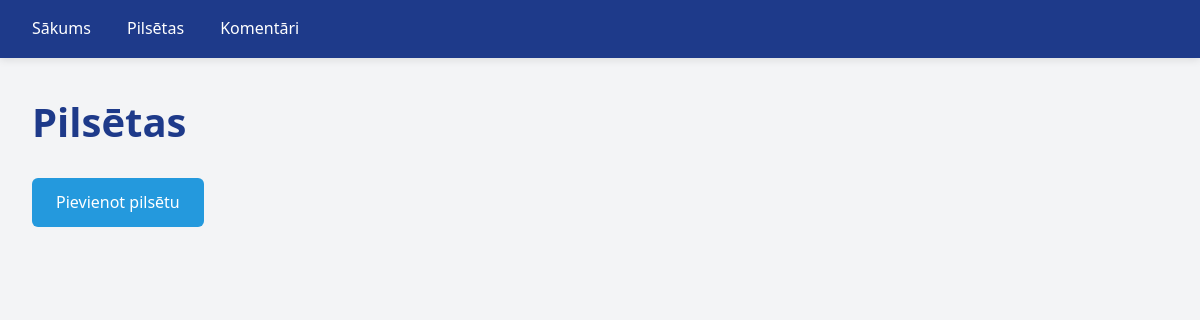
The app's page /pilsetas, older data.
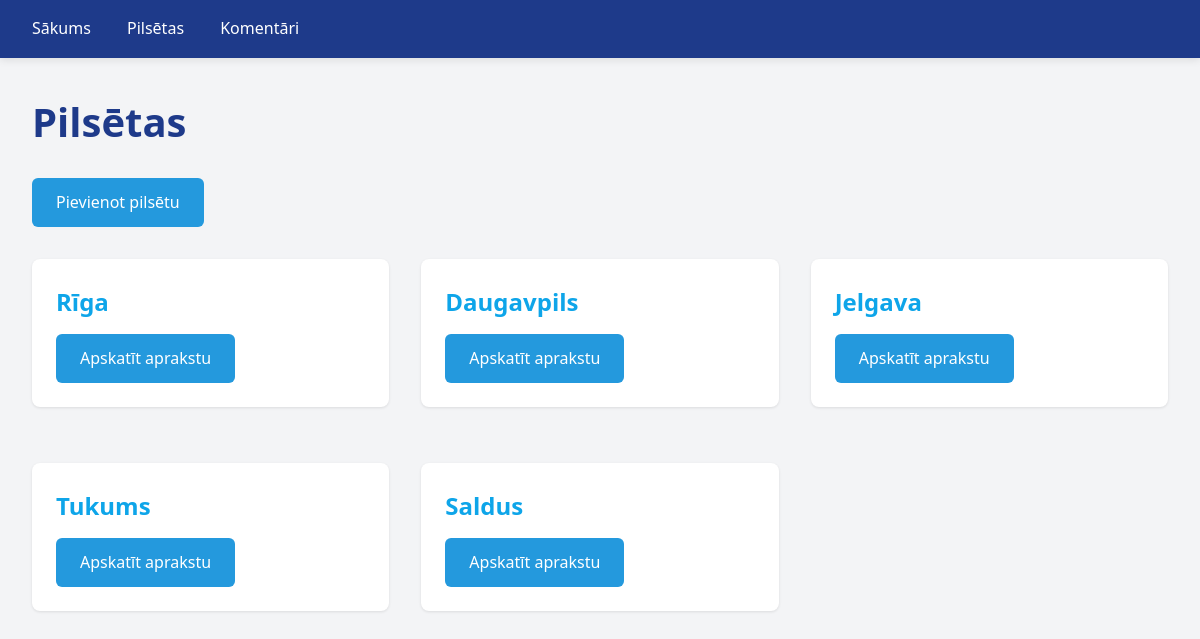
The same page, newer data.
### tables this page shows
CREATE TABLE pilsetas (
	id INTEGER NOT NULL PRIMARY KEY AUTOINCREMENT,
	nosaukums TEXT NOT NULL,
	statistika_id INTEGER,
	CONSTRAINT pilsetas_statistika_FK FOREIGN KEY (statistika_id) REFERENCES statistika(id) ON DELETE SET NULL
);

### app.py (the view, shortened to what this page needs)
@app.route("/pilsetas", methods=["GET", "POST"])
def pilsetas():
    conn = get_db_connection()
    pilsetas = conn.execute("SELECT * FROM pilsetas").fetchall()
    conn.close()
    return render_template("pilsetas_index.html", pilsetas=pilsetas)

### app.py (called while the page is built)
def get_db_connection():
    db = Path(__file__).parent / "db.sqlite"
    conn = sqlite3.connect(db)
    conn.row_factory = sqlite3.Row
    return conn

### templates/pilsetas_index.html (shortened to what this page needs)
{% extends "base.html" %}
{% block content %}
  <h1>Pilsētas</h1>
  <div class="mb-4">
    <a href="/pilsetas/create" class="btn btn-primary">Pievienot pilsētu</a>
  </div>
  <div class="grid">
    {% for pilseta in pilsetas %}
      <div class="card">
        <h3>{{pilseta["nosaukums"]}}</h3>
        <a href="/pilsetas/{{pilseta['id']}}" class="btn btn-primary btn-small">Apskatīt aprakstu</a>
      </div>
    {% endfor %}
  </div>
{% endblock %}

### templates/base.html (shortened to what this page needs)
<!DOCTYPE html>
<html lang="lv">
<head>
<link rel="stylesheet" href="{{ url_for('static', filename='style.css') }}">
</head>
<body>
<header>
  <a href="/">Sākums</a>
  <a href="/pilsetas">Pilsētas</a>
  <a href="/komentari">Komentāri</a>
</header>
<main>
{% block content %}{% endblock %}
</main>
</body>
</html>

### static/style.css (style rules this page uses)
* { margin: 0; padding: 0; box-sizing: border-box; }
:root { --primary-color: #1e3a8a; --secondary-color: #0ea5e9; --accent-color: #f97316; --text-color: #1f2937; --light-bg: #f3f4f6; --white: #ffffff; --border-color: #e5e7eb; --success-color: #10b981; --danger-color: #ef4444; }
body { font-family: 'Segoe UI', Tahoma, Geneva, Verdana, sans-serif; color: var(--text-color); background-color: var(--light-bg); line-height: 1.6; }
header { background-color: var(--primary-color); color: var(--white); padding: 1rem 2rem; box-shadow: 0 2px 8px rgba(0, 0, 0, 0.1); position: sticky; top: 0; z-index: 100; }
header a { color: var(--white); text-decoration: none; margin-right: 2rem; font-weight: 500; transition: color 0.3s ease; font-size: 1rem; }
main { max-width: 1200px; margin: 2rem auto; padding: 0 2rem; }
h1 { color: var(--primary-color); margin-bottom: 1.5rem; font-size: 2.5rem; }
h3 { color: var(--secondary-color); margin-top: 1.25rem; margin-bottom: 0.75rem; font-size: 1.5rem; }
button, .btn, a.btn { display: inline-block; padding: 0.75rem 1.5rem; color: var(--white); border: none; border-radius: 0.375rem; font-size: 1rem; font-weight: 500; cursor: pointer; text-decoration: none; transition: all 0.3s ease; }
.btn-primary { background-color: rgb(36, 153, 221); }
.btn-small { padding: 0.5rem 1rem; font-size: 0.875rem; }
.card { background-color: var(--white); border-radius: 0.5rem; box-shadow: 0 1px 3px rgba(0, 0, 0, 0.1); padding: 1.5rem; margin-bottom: 1.5rem; transition: box-shadow 0.3s ease, transform 0.3s ease; }
.card h3 { margin-top: 0; }
a { color: var(--secondary-color); text-decoration: none; transition: color 0.3s ease; }
.grid { display: grid; grid-template-columns: repeat(auto-fit, minmax(300px, 1fr)); gap: 2rem; margin-bottom: 2rem; }
.mb-4 { margin-bottom: 2rem; }

Row changes from the older to the newer data that the page shows:
added pilsetas: nosaukums "Rīga"
added pilsetas: nosaukums "Daugavpils"
added pilsetas: nosaukums "Jelgava"
added pilsetas: nosaukums "Tukums"
added pilsetas: nosaukums "Saldus"
